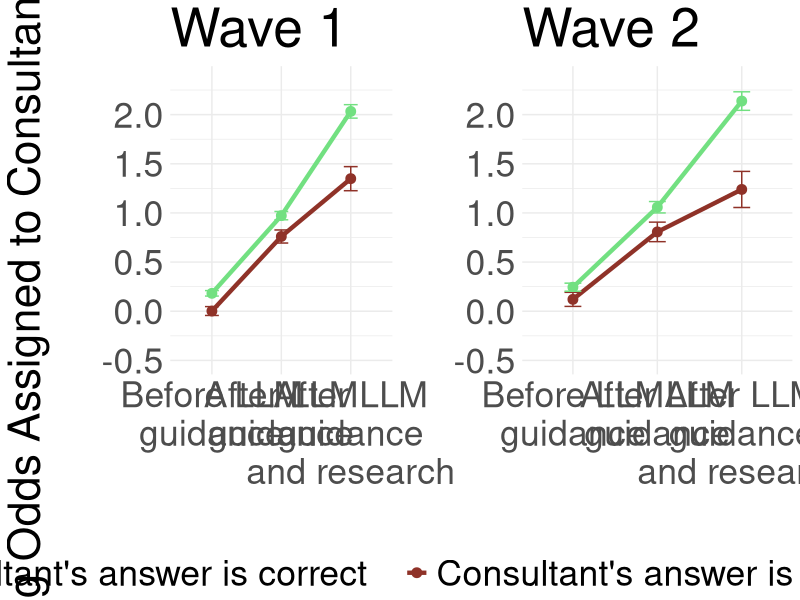

Write the R code that produced this figure.
library(tidyverse)
library(dplyr)

# Load the data, ensuring correct data types
data <- read.csv("tidy_data_expanded.csv", stringsAsFactors = FALSE)

# Convert columns to appropriate data types
data <- data %>%
  mutate(
    participant_code = as.factor(participant_code),
    wave = if_else(
      as.integer(str_remove(as.character(participant_code), "^P")) <= 67,
      1L,
      2L
    ),
    group = as.factor(group),
    medical_experience = as.numeric(medical_experience),
    legal_experience = as.numeric(legal_experience),
    conlang_experience = as.numeric(conlang_experience),
    native_english = as.numeric(native_english),
    item_id = as.factor(item_id),
    topic = as.factor(topic),
    timepoint = as.factor(timepoint),
    probability_assigned_to_a = as.numeric(probability_assigned_to_a),
    probability_assigned_to_b = as.numeric(probability_assigned_to_b),
    correct_answer = factor(correct_answer, levels = c("A", "B")),
    logit = as.numeric(logit),
    probability_assigned_to_correct_answer = as.numeric(probability_assigned_to_correct_answer),
    is_correct = as.numeric(is_correct),
    llm_answer = factor(llm_answer, levels = c("A", "B")),
    probability_assigned_to_llm_answer = as.numeric(probability_assigned_to_llm_answer),
    favored_llm_answer = as.numeric(favored_llm_answer),
    llm_answer_logit = as.numeric(llm_answer_logit),
    correct_answer_logit = as.numeric(correct_answer_logit)
  )

# Exclude rows where group == 'no assistance'
data <- data %>%
  filter(group != "no assistance")


#########################################################
# Wave Plot for Appendix
#########################################################

library(gridExtra)

# Function to create panel plots for specific subsets of data
create_panel_plots <- function(data) {
  # Create list to store individual plots
  plot_list <- list()
  
  # Define the subsets we want to create
  subsets <- list(
    list(condition = quote(wave == 1), name = "Wave 1"),
    list(condition = quote(wave == 2), name = "Wave 2")
  )
  
  # Create each subplot without a legend
  for (i in seq_along(subsets)) {
    # Subset the data based on condition
    subset_data <- data %>%
      filter(eval(subsets[[i]]$condition))
    
    # Calculate means and standard errors for the subset
    subset_interaction_df <- subset_data %>%
      group_by(timepoint, llm_answer == correct_answer) %>%
      rename(model_correct = `llm_answer == correct_answer`) %>%
      summarise(mean = mean(llm_answer_logit, na.rm = TRUE),
                sd = sd(llm_answer_logit, na.rm = TRUE),
                n = n(),
                se = sd / sqrt(n),
                ci_lower = mean - qt(0.975, df = n - 1) * se,
                ci_upper = mean + qt(0.975, df = n - 1) * se,
                .groups = "drop")
    
    # Ensure timepoint is a factor with correct order
    subset_interaction_df$timepoint <- factor(subset_interaction_df$timepoint, 
                                              levels = c("before", "intermediate", "after"))
    
    # Create the model_status variable
    subset_interaction_df$model_status <- ifelse(subset_interaction_df$model_correct, 
                                                 "Consultant's answer is correct   ", "Consultant's answer is incorrect")
    
    # Create the plot without legend
    p <- ggplot(subset_interaction_df, aes(x = timepoint, y = mean, color = model_status)) +
      geom_line(aes(group = model_status), size = 1.5) +
      geom_point(size = 3) +
      geom_errorbar(aes(ymin = ci_lower, ymax = ci_upper), width = 0.2) +
      labs(x = "", y = if(i == 1) "Log Odds Assigned to Consultant's Answer\n" else "",
           title = subsets[[i]]$name) +
      scale_x_discrete(labels = c("Before LLM\nguidance", 
                                  "After LLM\nguidance", 
                                  "After LLM\nguidance\nand research")) +
      scale_color_manual(values = c("Consultant's answer is correct   " = "#72e081", 
                                    "Consultant's answer is incorrect" = "#8f3228")) +
      ylim(-0.50, 2.35) +
      theme_minimal() +
      theme(
        text = element_text(size = 32),
        legend.position = "none"  # Remove legend from individual plots
      )
    
    plot_list[[i]] <- p
  }
  
  # Extract the legend from one plot
  # First, create a plot with a legend
  legend_plot <- ggplot(subset_interaction_df, aes(x = timepoint, y = mean, color = model_status)) +
    geom_line(aes(group = model_status), size = 1.5) +
    geom_point(size = 3) +
    scale_color_manual(values = c("Consultant's answer is correct   " = "#72e081", 
                                  "Consultant's answer is incorrect" = "#8f3228")) +
    theme_minimal() +
    theme(
      text = element_text(size = 32),
      legend.position = "bottom"
    ) + 
    guides(color = guide_legend(title = NULL))
  
  # Extract the legend
  legend <- get_legend(legend_plot)
  
  # Combine plots in a grid with shared legend at the bottom
  panel_plot <- grid.arrange(
    arrangeGrob(
      plot_list[[1]], plot_list[[2]],
      ncol = 2
    ),
    legend,
    heights = c(10, 1)
  )
  
  # Save the combined panel plot
  ggsave("figures/exp2_appendix_wave_plot.png", plot = panel_plot, 
         width = 1600/72, height = 800/72, units = "in", dpi = 300)
  
  return(panel_plot)
}

get_legend <- function(a.gplot) {
  tmp <- ggplot_gtable(ggplot_build(a.gplot))
  leg <- which(sapply(tmp$grobs, function(x) x$name) == "guide-box")
  legend <- tmp$grobs[[leg]]
  return(legend)
}

# Call the function to create and save the panel plot
panel_plot <- create_panel_plots(data)
panel_plot
